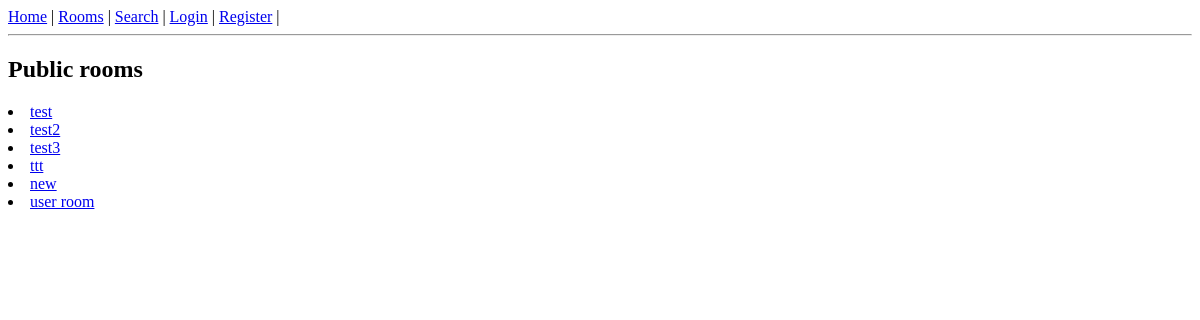
The app's page /rooms/, older data.
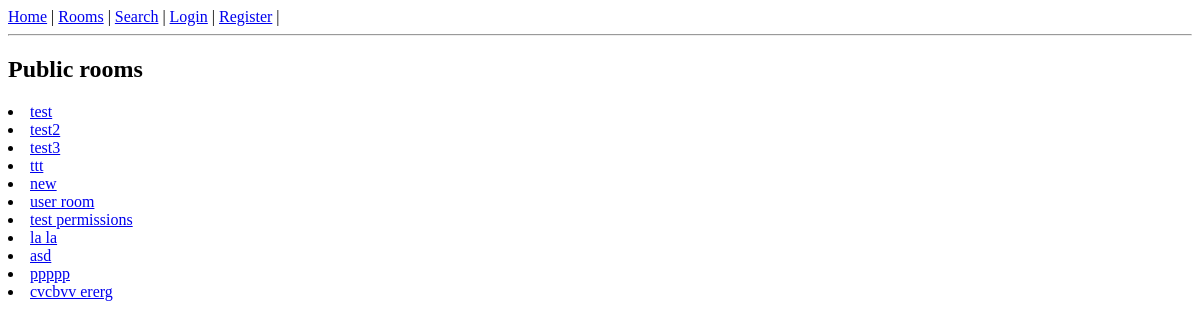
The same page, newer data.
### viperchat/models.py (models this page shows, shortened)
class Room(models.Model):
    id = models.UUIDField(
        default=uuid.uuid4,
        unique=True,
        primary_key=True,
        editable=False
    )
    name = models.CharField(max_length=155, unique=True)
    description = models.TextField()
    users = models.ManyToManyField(User, blank=True)
    creator = models.ForeignKey(User, on_delete=models.CASCADE, related_name='creator')
    is_private = models.BooleanField(default=False)
    class Meta:
        permissions = [
            ("delete_user_from_room", "Can delete user from room"),
            ("display_room_data", "Can see room details"),
        ]

### viperchat/views.py (the view)
# urls.py: path('rooms/', vchat.RoomList.as_view(), name='rooms'),
class RoomList(ListView):
    model = Room
    paginate_by = 20
    def get_context_data(self, *args, **kwargs):
        context = super().get_context_data(**kwargs)
        public_rooms = Room.objects.filter(is_private=False)
        context['room_list'] = public_rooms
        return context

### templates/viperchat/room_list.html
{% extends 'viperchat/base.html' %}
{% block content %}
<h2>Public rooms</h2>
{% for  room in room_list %}
<li><a href='{{ room.id }}'>{{ room.name }}</a> </li>
{% endfor %}
{% endblock %}

Row changes from the older to the newer data that the page shows:
added Room: name "test permissions"
added Room: name "la la"
added Room: name "asd"
added Room: name "ppppp"
added Room: name "cvcbvv ererg"
